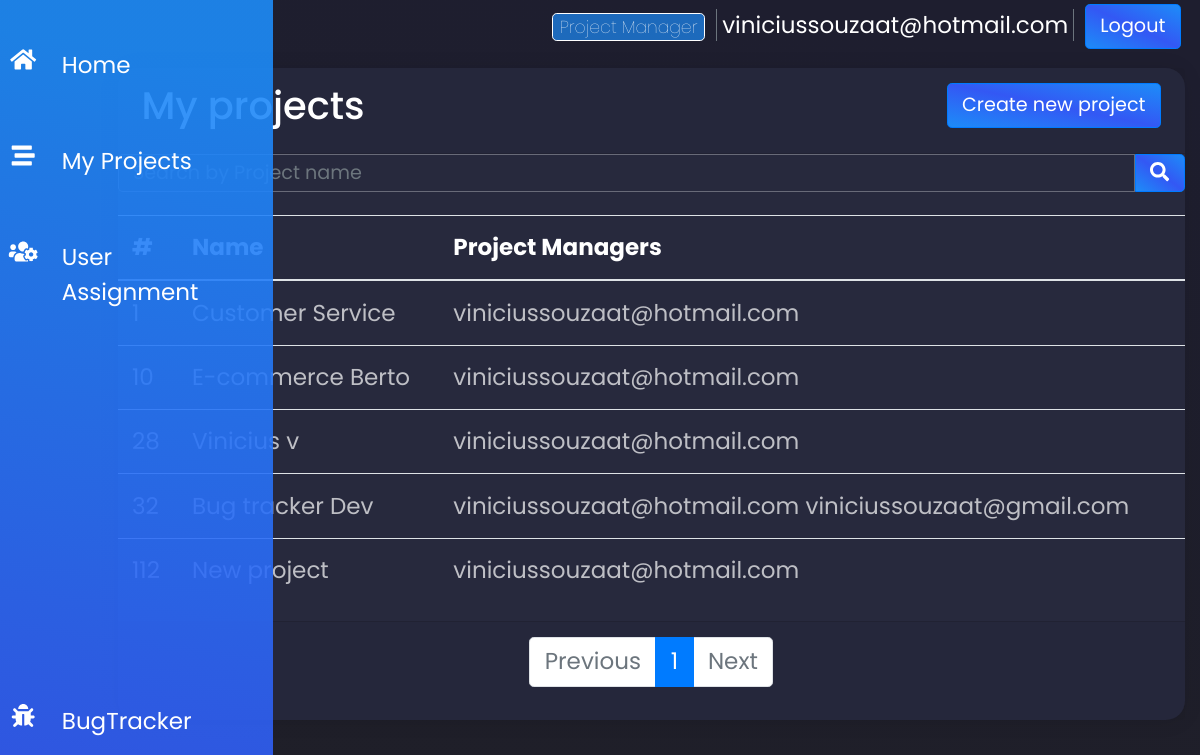
Page /projects/ (signed in) on the committed database.
### accounts/models.py (models this page shows, shortened)
class Account(AbstractBaseUser):
    PROJECT_MANAGER = 1
    DEVELOPER = 2
    SUBMITER = 3
    ROLE_CHOICES = [
        (PROJECT_MANAGER,'Project Manager'),
        (DEVELOPER,'Developer'),
        (SUBMITER,'Submiter'),
    ]
    email = models.EmailField(max_length=254, unique=True)
    active = models.BooleanField(default=True)
    staff = models.BooleanField(default=False)
    admin = models.BooleanField(default=False)
    role = models.PositiveSmallIntegerField(choices= ROLE_CHOICES, default=3)
    objects = AccountManager()
    USERNAME_FIELD = 'email'
    def __str__(self):
        return self.email
    @property
    def is_staff(self):
        return self.staff
    @property
    def is_active(self):
        return self.active

### tracker/models.py (models this page shows, shortened)
class Project(models.Model):
    name = models.CharField(max_length=255)
    description = models.CharField(max_length=500)
    manager = models.ManyToManyField(Account,related_name='projectmanager')
    public = models.BooleanField(default=True)
    stakeholder = models.ManyToManyField(Account, related_name='projectstakeholder', blank=True)
    history = HistoricalRecords()

### tracker/views.py (the view)
# urls.py: path('projects/', ProjectListView.as_view(), name='project-list'),
class ProjectListView(LoginRequiredMixin, ListView):
    model = Project
    paginate_by = 5
    def get_queryset(self):
        queryset = super().get_queryset()
        user = self.request.user
        if self.request.GET.get('search'):
            search_field = self.request.GET.get('search')
            queryset = Project.objects.filter(Q(name__icontains = search_field) & (Q(manager=user)| Q(stakeholder=user))).distinct()
        else:
            queryset = Project.objects.filter(Q(manager=user)| Q(stakeholder=user)).distinct()
        return queryset

### tracker/templatetags/custom_tag.py (called while the page is built)
@register.simple_tag(takes_context=True)
def param_replace(context, **kwargs):
    d = context['request'].GET.copy()
    for k, v in kwargs.items():
        d[k] = v
    for k in [k for k, v in d.items() if not v]:
        del d[k]
    return d.urlencode()

### templates/tracker/project_list.html
{% extends 'base.html' %} {% block content %}
{% load custom_tag %}
<div class="container">
  <div class="card mt-3">
    <div class="card-header">
      <h2 class="d-inline-flex">My projects</h2>
      {% if request.user.role == 1 %}
      <a
        class="btn btn-primary float-right justify-content-center"
        href="{% url 'tracker:project-create' %}"
      >
        Create new project</a
      >
      {% endif %}
    </div>
      <form method="GET">
        <div class="input-group" width="100%">
          <input type="text" class="form-control" id="search_bar" width="100% "name="search" placeholder="Search by Project name"></input>
          <span class="input-group-btn">
            <button class="btn btn-primary d-flex align-center" id="filter_btn" type="submit"><i class="fas fa-search"></i></button>
          </span>
        </div>
      </form>
    <table class="table table-hover">
      <thead>
        <tr>
          <th>#</th>
          <th>Name</th>
          <th>Project Managers</th>
        </tr>
      </thead>
      <tbody>
        {% for project in object_list %}
        <tr>
          <td>
            <a href="{% url 'tracker:project-detail' project.id %}">
              {{project.id}}
            </a>
          </td>
          <td>
            <a href="{% url 'tracker:project-detail' project.id %}">
              {{project.name}}
            </a>
          </td>
          <td>
            <a href="{% url 'tracker:project-detail' project.id %}">
              {% for manager in project.manager.all %} {{manager}} {% endfor %}
            </a>
          </td>
        </tr>
        {% endfor %}
      </tbody>
    </table>
    <div class="card-footer d-flex justify-content-center">
      <nav aria-label="...">
        <ul class="pagination">
          <li class="page-item {% if not page_obj.has_previous %} disabled {% endif %}">
            <a class="page-link" href="?{% if page_obj.has_previous %}{% param_replace page=page_obj.previous_page_number %} {% endif %}" tabindex="-1">Previous</a>
          </li>
          {% for page_num in paginator.page_range %}
              <li class="page-item {% if page_obj.number == page_num %} active {% endif %}"><a class="page-link" href="?{% param_replace page=page_num %}">{{page_num}}</a></li>
          {% endfor %}
          <li class="page-item{% if not page_obj.has_next %} disabled {% endif %}">
            <a class="page-link" href="?{% if page_obj.has_next %}{% param_replace page=page_obj.next_page_number %}{% endif %}">Next</a>
          </li>
        </ul>
      </nav>
    </div>
  </div>
</div>
  {% endblock content %}

### templates/base.html (shortened to what this page needs)
<!DOCTYPE html>
{% load static %}
<html lang="en">
  <head>
    <link
      rel="stylesheet"
      href="{% static '/css/bootstrap/bootstrap.min.css'%}"
    />
    <link rel="stylesheet" href="{% static '/css/main.css'%}" />
  </head>
  <body>
    <main class="row" role="main">
      <nav class="nav flex-column sidenav">
        <ul class="side-navbar-nav">
          <li class="nav-item active">
            <a class="nav-link" href="{% url 'tracker:homepage' %}">
              <i class="fas fa-home"></i>
            </a>
          </li>
          {% if request.user.is_authenticated %}
          <li class="nav-item">
            <a class="nav-link" href="{% url 'tracker:project-list'%}">
              <i class="fas fa-stream"></i>
            </a>
          </li>
          {% if request.user.is_staff %}
          <li class="nav-item">
            <a class="nav-link" href="{% url 'accounts:account-assignment'%}">
              <i class="fas fa-users-cog"></i>
            </a>
          </li>
          {% endif %} {% endif %}
          <li class="nav-item logo">
            <a class="nav-link" href="#">
              <i class="fas fa-bug"></i>
            </a>
          </li>
        </ul>
      </nav>
      <div class="col-md-1 .d-sm-none .d-md-block"></div>
      <div class="col-md-11">
        <div class="top-bar">
          <div class="top-items mr-1 pr-1">
            {% if request.user.is_authenticated %}
            <span
              class="badge badge-{% if request.user.role == 1 %}primary{% elif request.user.role == 2 %}warning{% else %}success{% endif %}"
              >{{ request.user.get_role_display }}</span
            >
            <span class="mx-1 px-1 border-left border-right border-secondary"
              >{{ request.user }}</span
            >
            <a href="{%url 'accounts:logout'%}" class="btn btn-primary mr-2"
              >Logout</a
            >
            {% endif %}
          </div>
        </div>
        {% block content %} {% endblock content %}
      </div>
    </main>
  </body>
</html>

### static/css/main.css (style rules this page uses)
:root { --sd-primary: rgb(50, 89, 244); --sd-seconday: rgb(29, 139, 248); }
#search_bar { border-top-right-radius: 0 !important; border-bottom-right-radius: 0 !important; height: 2rem; }
#filter_btn { border-top-left-radius: 0 !important; border-bottom-left-radius: 0 !important; height: 2rem; }
html, body { background: linear-gradient( 8deg, rgba(31, 31, 40, 1) 0%, rgba(30, 30, 47, 1) 92% ); background-attachment: fixed; background-repeat: no-repeat; font-size: 1.2rem; font-family: "Poppins", sans-serif; -ms-text-size-adjust: 100%; -webkit-text-size-adjust: 100%; }
main { min-height: 100vh; }
.top-bar { display: flex; flex-direction: row; width: 100%; color: white; margin-top: 0.2rem; margin-bottom: 0.2rem; }
.top-items { margin-left: auto; }
.sidenav { position: fixed; background: linear-gradient( 8deg, rgba(50, 89, 244, .9) 0%, rgba(29, 139, 248, .9) 92% ); z-index: 10; transition: width 100ms ease; }
.side-navbar-nav { padding: 0; margin: 0; display: flex; flex-direction: column; align-items: center; height: 100%; }
.nav-item { width: 100%; }
.nav-item:last-child { margin-top: auto; margin-bottom: 0.5rem; }
.nav-link { display: flex; align-self: center; height: 5rem; color: white; text-decoration: none; }
.badge { border: 1px solid white; font-weight: 2; }
.badge-primary { background: rgba(29, 139, 248, 0.7); }
.card { border-radius: 1rem; box-shadow: 0.15rem 0.15rem 0.25rem black; }
.card .input-group { margin-bottom: 0.2rem; }
.btn-primary { background-image: linear-gradient( to bottom left, #1d8cf8, #3358f4, #1d8cf8 ) !important; }
@media only screen and (min-width: 600px) { .sidenav { top: 0; width: 4rem; height: 100vh; } }
@media only screen and (min-width: 600px) { .nav-item:first-child { margin-top: 2rem; } }
@media only screen and (min-width: 600px) { .nav-link svg { min-width: 2rem; } }
.card { background: #27293d; border: 0; position: relative; width: 100%; margin-bottom: 30px; box-shadow: 0 1px 20px 0 rgba(0, 0, 0, 0.1); color: white; }
.card .table { color: white; margin-top: 1rem; }
.table a { text-decoration: none; color: hsla(0, 0%, 100%, 0.7); }
.input-group input { background: #27293d; border-color: rgba(255,255,255,.3); color: white; }

### rows in the picture
Account: user.role "Project Manager", user "viniciussouzaat@hotmail.com", email "viniciussouzaat@hotmail.com"
Project: id "1", name "Customer Service"
Project: name "E-commerce Berto"
Project: name "Vinicius v"
Project: name "Bug tracker Dev"
Account: email "viniciussouzaat@gmail.com"
Project: name "New project"

### other values in the picture
{{ page_num }} "1"
